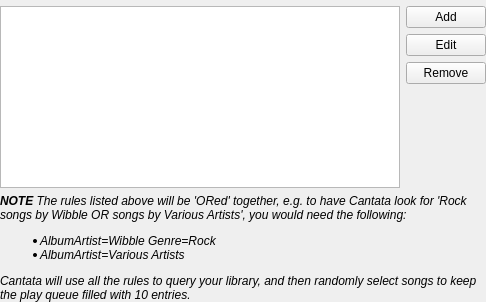
<?xml version="1.0" encoding="UTF-8"?>
<ui version="4.0">
 <class>DynamicRules</class>
 <widget class="QWidget" name="DynamicRules">
  <property name="geometry">
   <rect>
    <x>0</x>
    <y>0</y>
    <width>486</width>
    <height>302</height>
   </rect>
  </property>
  <property name="windowTitle">
   <string>Form</string>
  </property>
  <layout class="QGridLayout" name="gridLayout">
   <property name="margin">
    <number>0</number>
   </property>
   <item row="0" column="0" colspan="2">
    <widget class="LineEdit" name="nameText" native="true">
     <property name="placeholderText" stdset="0">
      <string>Name of Dynamic Rules</string>
     </property>
    </widget>
   </item>
   <item row="1" column="0" rowspan="4">
    <widget class="ListView" name="rulesList"/>
   </item>
   <item row="1" column="1">
    <widget class="QPushButton" name="addBtn">
     <property name="text">
      <string>Add</string>
     </property>
    </widget>
   </item>
   <item row="2" column="1">
    <widget class="QPushButton" name="editBtn">
     <property name="text">
      <string>Edit</string>
     </property>
    </widget>
   </item>
   <item row="3" column="1">
    <widget class="QPushButton" name="removeBtn">
     <property name="text">
      <string>Remove</string>
     </property>
    </widget>
   </item>
   <item row="4" column="1">
    <spacer name="verticalSpacer">
     <property name="orientation">
      <enum>Qt::Vertical</enum>
     </property>
     <property name="sizeHint" stdset="0">
      <size>
       <width>20</width>
       <height>53</height>
      </size>
     </property>
    </spacer>
   </item>
   <item row="5" column="0" colspan="2">
    <widget class="QLabel" name="label">
     <property name="text">
      <string>&lt;p&gt;&lt;i&gt;&lt;b&gt;NOTE&lt;/b&gt; The rules listed above will be 'ORed' together, e.g. to have Cantata look for 'Rock songs by Wibble OR songs by Various Artists', you would need the following:&lt;ul&gt;&lt;li&gt;AlbumArtist=Wibble Genre=Rock&lt;/li&gt;&lt;li&gt;AlbumArtist=Various Artists&lt;/li&gt;&lt;/ul&gt;Cantata will use all the rules to query your library, and then randomly select songs to keep the play queue filled with 10 entries.&lt;/p&gt;&lt;/i&gt;</string>
     </property>
     <property name="wordWrap">
      <bool>true</bool>
     </property>
    </widget>
   </item>
  </layout>
 </widget>
 <customwidgets>
  <customwidget>
   <class>LineEdit</class>
   <extends>QWidget</extends>
   <header>lineedit.h</header>
  </customwidget>
  <customwidget>
   <class>ListView</class>
   <extends>QListView</extends>
   <header>listview.h</header>
  </customwidget>
 </customwidgets>
 <resources/>
 <connections/>
</ui>
